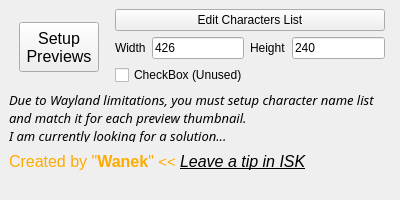
<?xml version="1.0" encoding="UTF-8"?>
<ui version="4.0">
 <class>EveWPreviewWindow</class>
 <widget class="QMainWindow" name="EveWPreviewWindow">
  <property name="geometry">
   <rect>
    <x>0</x>
    <y>0</y>
    <width>400</width>
    <height>200</height>
   </rect>
  </property>
  <property name="sizePolicy">
   <sizepolicy hsizetype="Fixed" vsizetype="Fixed">
    <horstretch>0</horstretch>
    <verstretch>0</verstretch>
   </sizepolicy>
  </property>
  <property name="minimumSize">
   <size>
    <width>150</width>
    <height>200</height>
   </size>
  </property>
  <property name="windowTitle">
   <string>eve-w-preview</string>
  </property>
  <widget class="QWidget" name="centralwidget">
   <layout class="QVBoxLayout" name="verticalLayout">
    <item>
     <layout class="QGridLayout" name="gridLayout">
      <item row="0" column="0">
       <layout class="QVBoxLayout" name="verticalLayout_2">
        <property name="leftMargin">
         <number>10</number>
        </property>
        <property name="topMargin">
         <number>10</number>
        </property>
        <property name="rightMargin">
         <number>10</number>
        </property>
        <property name="bottomMargin">
         <number>10</number>
        </property>
        <item>
         <widget class="QPushButton" name="SetupPreviewsButton">
          <property name="enabled">
           <bool>true</bool>
          </property>
          <property name="minimumSize">
           <size>
            <width>0</width>
            <height>50</height>
           </size>
          </property>
          <property name="font">
           <font>
            <pointsize>12</pointsize>
           </font>
          </property>
          <property name="focusPolicy">
           <enum>Qt::NoFocus</enum>
          </property>
          <property name="text">
           <string>Setup
Previews</string>
          </property>
          <property name="iconSize">
           <size>
            <width>16</width>
            <height>16</height>
           </size>
          </property>
         </widget>
        </item>
       </layout>
      </item>
      <item row="0" column="1">
       <layout class="QGridLayout" name="gridLayout_2">
        <item row="1" column="3">
         <widget class="QLineEdit" name="HeightLineEdit">
          <property name="focusPolicy">
           <enum>Qt::ClickFocus</enum>
          </property>
          <property name="toolTip">
           <string>&lt;= 720
&gt;=180</string>
          </property>
          <property name="text">
           <string>240</string>
          </property>
         </widget>
        </item>
        <item row="0" column="0" colspan="4">
         <widget class="QPushButton" name="EditCharactersList">
          <property name="text">
           <string>Edit Characters List</string>
          </property>
         </widget>
        </item>
        <item row="1" column="1">
         <widget class="QLineEdit" name="WidthLineEdit">
          <property name="focusPolicy">
           <enum>Qt::ClickFocus</enum>
          </property>
          <property name="toolTip">
           <string>&lt;= 720
&gt;=180</string>
          </property>
          <property name="text">
           <string>426</string>
          </property>
         </widget>
        </item>
        <item row="3" column="0" colspan="5">
         <widget class="QCheckBox" name="checkBox">
          <property name="focusPolicy">
           <enum>Qt::NoFocus</enum>
          </property>
          <property name="text">
           <string>CheckBox (Unused)</string>
          </property>
         </widget>
        </item>
        <item row="1" column="0">
         <widget class="QLabel" name="WidthLabel">
          <property name="sizePolicy">
           <sizepolicy hsizetype="Expanding" vsizetype="Fixed">
            <horstretch>0</horstretch>
            <verstretch>0</verstretch>
           </sizepolicy>
          </property>
          <property name="maximumSize">
           <size>
            <width>16777215</width>
            <height>30</height>
           </size>
          </property>
          <property name="text">
           <string>Width</string>
          </property>
         </widget>
        </item>
        <item row="1" column="2">
         <widget class="QLabel" name="HeightLabel">
          <property name="sizePolicy">
           <sizepolicy hsizetype="Expanding" vsizetype="Fixed">
            <horstretch>0</horstretch>
            <verstretch>0</verstretch>
           </sizepolicy>
          </property>
          <property name="maximumSize">
           <size>
            <width>16777215</width>
            <height>30</height>
           </size>
          </property>
          <property name="text">
           <string>Height</string>
          </property>
         </widget>
        </item>
       </layout>
      </item>
      <item row="1" column="0" colspan="2">
       <widget class="QWidget" name="widget" native="true">
        <property name="sizePolicy">
         <sizepolicy hsizetype="Expanding" vsizetype="Expanding">
          <horstretch>0</horstretch>
          <verstretch>0</verstretch>
         </sizepolicy>
        </property>
        <widget class="QLabel" name="label_3">
         <property name="geometry">
          <rect>
           <x>0</x>
           <y>60</y>
           <width>381</width>
           <height>21</height>
          </rect>
         </property>
         <property name="font">
          <font>
           <pointsize>12</pointsize>
          </font>
         </property>
         <property name="text">
          <string>&lt;html&gt;&lt;head/&gt;&lt;body&gt;&lt;p&gt;&lt;span style=&quot; color:#ffaa00;&quot;&gt;Created by &amp;quot;&lt;/span&gt;&lt;span style=&quot; font-weight:700; color:#ffaa00;&quot;&gt;Wanek&lt;/span&gt;&lt;span style=&quot; color:#ffaa00;&quot;&gt;&amp;quot; &lt;/span&gt;&lt;span style=&quot; font-size:11pt; color:#ffaa00;&quot;&gt;&amp;lt;&amp;lt; &lt;/span&gt;&lt;span style=&quot; font-style:italic; text-decoration: underline;&quot;&gt;Leave a tip in ISK&lt;/span&gt;&lt;/p&gt;&lt;/body&gt;&lt;/html&gt;</string>
         </property>
         <property name="alignment">
          <set>Qt::AlignLeading|Qt::AlignLeft|Qt::AlignVCenter</set>
         </property>
        </widget>
        <widget class="QLabel" name="label">
         <property name="geometry">
          <rect>
           <x>0</x>
           <y>0</y>
           <width>391</width>
           <height>51</height>
          </rect>
         </property>
         <property name="font">
          <font>
           <family>Noto Sans</family>
           <pointsize>10</pointsize>
           <italic>true</italic>
           <bold>false</bold>
          </font>
         </property>
         <property name="styleSheet">
          <string notr="true">font: 500 italic 10pt &quot;Noto Sans&quot;;</string>
         </property>
         <property name="text">
          <string>&lt;html&gt;&lt;head/&gt;&lt;body&gt;&lt;p&gt;Due to Wayland limitations, you must setup character name list&lt;br/&gt;and match it for each preview thumbnail.&lt;br/&gt;I am currently looking for a solution...&lt;/p&gt;&lt;/body&gt;&lt;/html&gt;</string>
         </property>
        </widget>
       </widget>
      </item>
     </layout>
    </item>
   </layout>
  </widget>
 </widget>
 <resources>
  <include location="../DesignerResources.qrc"/>
 </resources>
 <connections/>
</ui>
